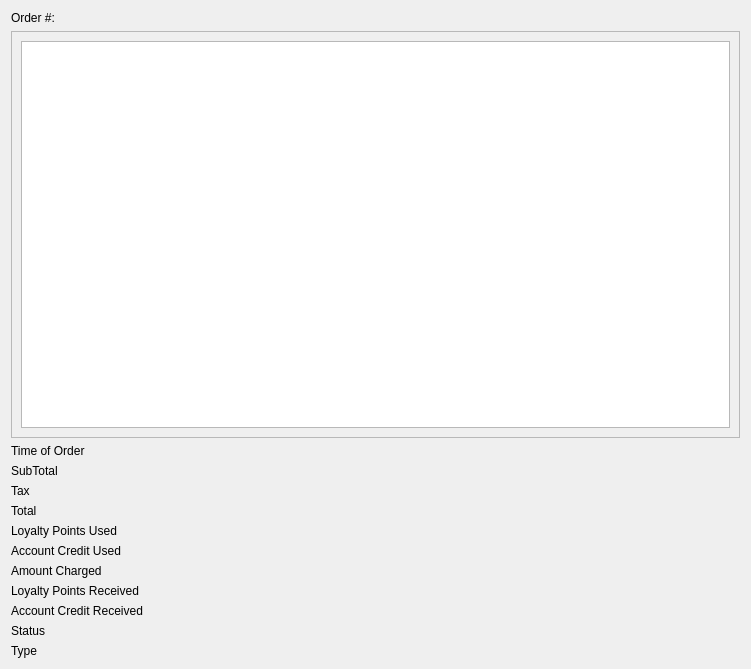
<?xml version="1.0" encoding="UTF-8"?>
<ui version="4.0">
 <class>OrderDetailsDialog</class>
 <widget class="QDialog" name="OrderDetailsDialog">
  <property name="geometry">
   <rect>
    <x>0</x>
    <y>0</y>
    <width>751</width>
    <height>669</height>
   </rect>
  </property>
  <property name="windowTitle">
   <string>Dialog</string>
  </property>
  <layout class="QVBoxLayout" name="verticalLayout">
   <item>
    <layout class="QHBoxLayout" name="horizontalLayout">
     <item>
      <layout class="QFormLayout" name="formLayout">
       <item row="0" column="0">
        <widget class="QLabel" name="orderNumberLabel">
         <property name="text">
          <string>Order #:</string>
         </property>
        </widget>
       </item>
       <item row="0" column="1">
        <widget class="QLabel" name="orderNumberValue">
         <property name="text">
          <string/>
         </property>
        </widget>
       </item>
      </layout>
     </item>
    </layout>
   </item>
   <item>
    <widget class="QScrollArea" name="scrollArea">
     <property name="widgetResizable">
      <bool>true</bool>
     </property>
     <widget class="QWidget" name="scrollAreaWidgetContents">
      <property name="geometry">
       <rect>
        <x>0</x>
        <y>0</y>
        <width>731</width>
        <height>367</height>
       </rect>
      </property>
      <layout class="QVBoxLayout" name="verticalLayout_2">
       <item>
        <widget class="QTableView" name="orderDetailsTable"/>
       </item>
      </layout>
     </widget>
    </widget>
   </item>
   <item>
    <layout class="QFormLayout" name="formLayout_2">
     <item row="1" column="0">
      <widget class="QLabel" name="subtotalLabel">
       <property name="text">
        <string>SubTotal</string>
       </property>
      </widget>
     </item>
     <item row="2" column="0">
      <widget class="QLabel" name="label_2">
       <property name="text">
        <string>Tax</string>
       </property>
      </widget>
     </item>
     <item row="3" column="0">
      <widget class="QLabel" name="label_3">
       <property name="text">
        <string>Total</string>
       </property>
      </widget>
     </item>
     <item row="4" column="0">
      <widget class="QLabel" name="label_4">
       <property name="text">
        <string>Loyalty Points Used</string>
       </property>
      </widget>
     </item>
     <item row="5" column="0">
      <widget class="QLabel" name="label_5">
       <property name="text">
        <string>Account Credit Used</string>
       </property>
      </widget>
     </item>
     <item row="6" column="0">
      <widget class="QLabel" name="label_6">
       <property name="text">
        <string>Amount Charged</string>
       </property>
      </widget>
     </item>
     <item row="7" column="0">
      <widget class="QLabel" name="loyaltyPointsReceivedLabel">
       <property name="text">
        <string>Loyalty Points Received</string>
       </property>
      </widget>
     </item>
     <item row="9" column="0">
      <widget class="QLabel" name="label_8">
       <property name="text">
        <string>Status</string>
       </property>
      </widget>
     </item>
     <item row="10" column="0">
      <widget class="QLabel" name="label_9">
       <property name="text">
        <string>Type</string>
       </property>
      </widget>
     </item>
     <item row="1" column="1">
      <widget class="QLabel" name="subtotalValue">
       <property name="text">
        <string/>
       </property>
      </widget>
     </item>
     <item row="2" column="1">
      <widget class="QLabel" name="taxValue">
       <property name="text">
        <string/>
       </property>
      </widget>
     </item>
     <item row="3" column="1">
      <widget class="QLabel" name="totalValue">
       <property name="text">
        <string/>
       </property>
      </widget>
     </item>
     <item row="4" column="1">
      <widget class="QLabel" name="loyaltyPointsUsedValue">
       <property name="text">
        <string/>
       </property>
      </widget>
     </item>
     <item row="5" column="1">
      <widget class="QLabel" name="accountCreditUsedValue">
       <property name="text">
        <string/>
       </property>
      </widget>
     </item>
     <item row="6" column="1">
      <widget class="QLabel" name="amountChargedValue">
       <property name="text">
        <string/>
       </property>
      </widget>
     </item>
     <item row="7" column="1">
      <widget class="QLabel" name="loyaltyPointsReceivedValue">
       <property name="text">
        <string/>
       </property>
      </widget>
     </item>
     <item row="9" column="1">
      <widget class="QLabel" name="statusValue">
       <property name="text">
        <string/>
       </property>
      </widget>
     </item>
     <item row="10" column="1">
      <widget class="QLabel" name="typeValue">
       <property name="text">
        <string/>
       </property>
      </widget>
     </item>
     <item row="8" column="0">
      <widget class="QLabel" name="accountCreditReceivedLabel">
       <property name="text">
        <string>Account Credit Received</string>
       </property>
      </widget>
     </item>
     <item row="8" column="1">
      <widget class="QLabel" name="accountCreditReceivedValue">
       <property name="text">
        <string/>
       </property>
      </widget>
     </item>
     <item row="0" column="0">
      <widget class="QLabel" name="placedAtLabel">
       <property name="text">
        <string>Time of Order</string>
       </property>
      </widget>
     </item>
     <item row="0" column="1">
      <widget class="QLabel" name="placedAtValue">
       <property name="text">
        <string/>
       </property>
      </widget>
     </item>
    </layout>
   </item>
  </layout>
 </widget>
 <resources/>
 <connections/>
</ui>
